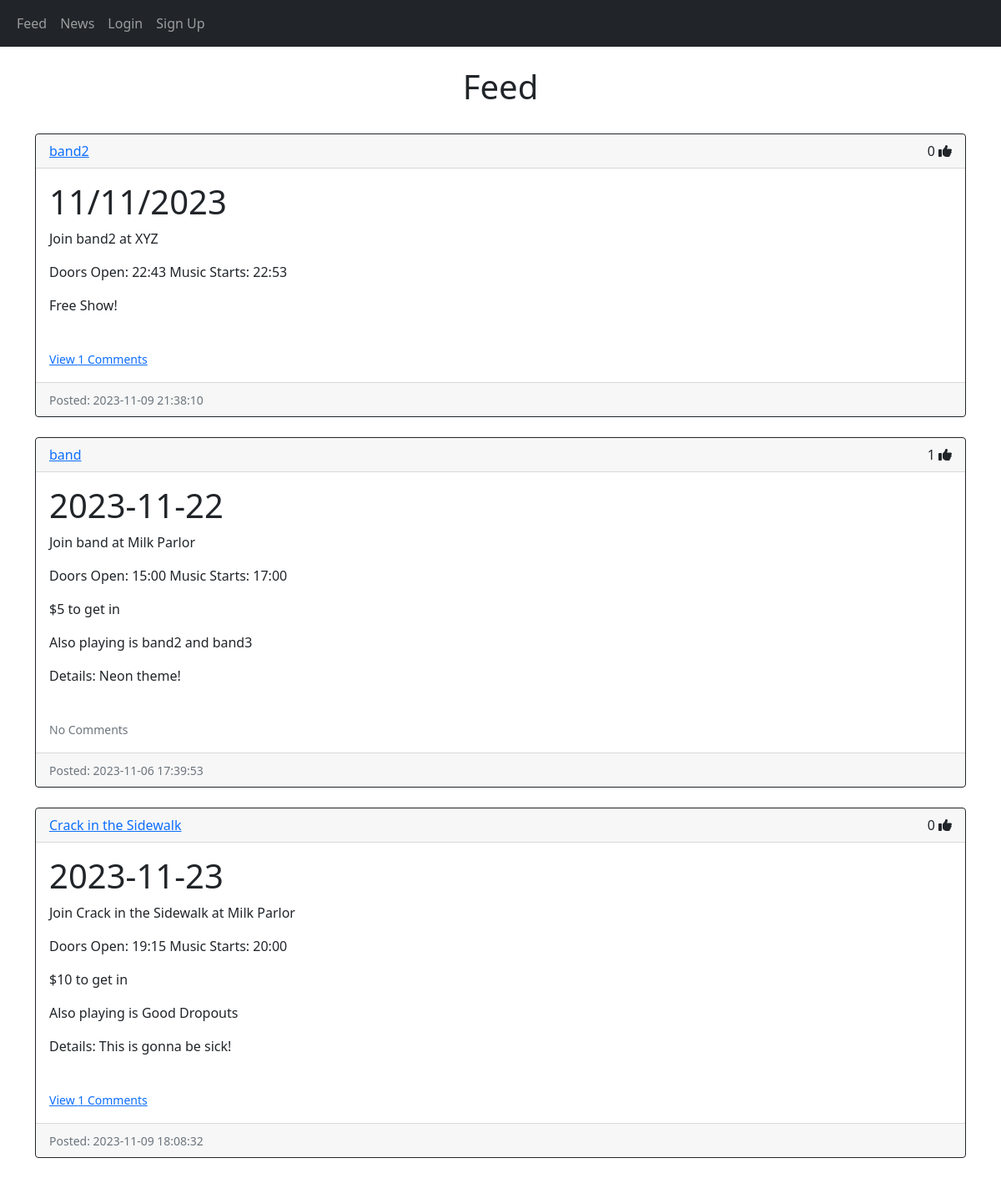
The app's page /feed with its own data.
### website/models.py (models this page shows)
class Post(db.Model):
    id = db.Column(db.Integer, primary_key=True)
    location = db.Column(db.Text, nullable=False)
    date = db.Column(db.Text, nullable=False)
    doors = db.Column(db.Text, nullable=True)
    time = db.Column(db.Text, nullable=False)
    price = db.Column(db.Text, nullable=False)
    who = db.Column(db.Text, nullable=True)
    details = db.Column(db.Text, nullable=True)
    date_created = db.Column(db.DateTime(timezone=True), default=func.now())
    author = db.Column(db.Integer, db.ForeignKey('user.id', ondelete="CASCADE"), nullable=False)
    comments = db.relationship('Comment', backref='post', passive_deletes=True)
    likes = db.relationship('Like', backref='post', passive_deletes=True)

class User(db.Model, UserMixin):
    id = db.Column(db.Integer, primary_key=True)
    email = db.Column(db.String(150), unique=True)
    username = db.Column(db.String(150), unique=True)
    password = db.Column(db.String(150))
    date_created = db.Column(db.DateTime(timezone=True), default=func.now())
    posts = db.relationship('Post', backref='user', passive_deletes=True)
    comments = db.relationship('Comment', backref='user', passive_deletes=True)
    likes = db.relationship('Like', backref='user', passive_deletes=True)

### website/views.py (the view)
@views.route("/")
@views.route("/feed")
def feed():
    posts = Post.query.order_by(Post.date).all()
    return render_template("feed.html", user=current_user, posts=posts)

### website/templates/feed.html
{% extends "post_div.html" %} {% block title %}Feed{% endblock %}

### website/templates/post_div.html (shortened to what this page needs)
{% extends "base.html" %} {% block title %}Feed{% endblock %}
{% block content%}
<br/>
<h1 align="center">{% block header %}Feed{% endblock %}</h1>
<br/>
<div id="posts">
    {% for post in posts %}
        <div class="card border-dark">
            <div class="card-header d-flex justify-content-between align-items-center">
                <a href="/posts/{{post.user.username}}">{{post.user.username}}</a>
                {% if user.is_authenticated %}
                <div>
                    {{ post.likes|length }}
                    {% if user.id in post.likes|map(attribute="author")|list %}
                    <a href="like-post/{{post.id}}"><i class="fa-solid fa-thumbs-up"></i></a>
                    {% else %}
                    <a href="like-post/{{post.id}}"><i class="fa-regular fa-thumbs-up"></i></a>
                    {% endif %}
                    {% if user.id == post.author %}
                    <div class="btn-group">
                        <button type="button" class="btn btn-sm btn-primary dropdown-toggle" data-bs-toggle="dropdown">
                        </button>
                        <ul class="dropdown-menu">
                            <li><a href="/delete-post/{{post.id}}" class="dropdown-item">Delete</a></li>
                        </ul>
                    </div>
                    {% endif %}
                </div>
                {% else %}
                <div>
                    {{ post.likes|length }}
                    <i class="fa-solid fa-thumbs-up"></i>
                </div>
                {% endif %}
            </div>
            <div class="card-body">
                <div class="card-text">
                    <div>
                        <h1>{{post.date}}</h1>
                        <p>Join {{post.user.username}} at {{post.location}}</p>
                        <p>Doors Open: {{post.doors}} Music Starts: {{post.time}}</p>
                        {%if post.price|int == 0 %}
                        <p>Free Show!</p>
                        {% else %}
                        <p>${{post.price}} to get in</p>
                        {% endif %}
                        {% if post.who %}
                        <p>Also playing is {{post.who}}</p>
                        {% endif %}
                        {% if post.details %}
                        <p>Details: {{post.details}}</p>
                        {% endif %}
                    </div>
                </div>
                <br />
                <p class="card-text">
                    {% if post.comments|length > 0 %}
                    <a data-bs-toggle="collapse" href="#comments-{{post.id}}" role="button">
                        <small>View {{post.comments|length}} Comments</small>
                    </a>
                    {% else %}
                    <small class="text-muted">No Comments</small>
                    {% endif %}
                </p>
            </div>
            <div class="card-footer text-muted">
                <small>Posted: {{post.date_created}}</small>
            </div>
        </div>
    <br />
    {% endfor %}
</div>
{% endblock %}

### records on screen
Post: user.username "band2", likes|length "0", date "11/11/2023", location "XYZ", doors "22:43", time "22:53", price "Free Show!", comments|length "1", date_created "2023-11-09 21:38:10"
Post: user.username "band", likes|length "1", date "2023-11-22", location "Milk Parlor", doors "15:00", time "17:00", price "5", who "band2 and band3", details "Neon theme!", shows "No Comments", date_created "2023-11-06 17:39:53"
Post: user.username "Crack in the Sidewalk", likes|length "0", date "2023-11-23", location "Milk Parlor", doors "19:15", time "20:00", price "10", who "Good Dropouts", details "This is gonna be sick!", comments|length "1", date_created "2023-11-09 18:08:32"
